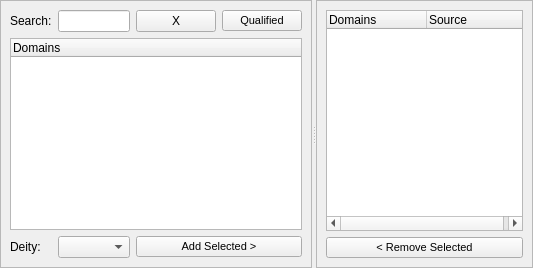
          <widget class="QSplitter" name="spltDomainsHoriz">
           <property name="frameShape">
            <enum>QFrame::NoFrame</enum>
           </property>
           <property name="orientation">
            <enum>Qt::Horizontal</enum>
           </property>
           <widget class="QFrame" name="grdlDomainsLeft">
            <property name="frameShape">
             <enum>QFrame::StyledPanel</enum>
            </property>
            <property name="frameShadow">
             <enum>QFrame::Raised</enum>
            </property>
            <layout class="QGridLayout" name="gridLayout_29">
             <item row="0" column="3">
              <widget class="QPushButton" name="btnQualifiedDomains">
               <property name="font">
                <font>
                 <pointsize>8</pointsize>
                </font>
               </property>
               <property name="text">
                <string>Qualified</string>
               </property>
               <property name="checkable">
                <bool>true</bool>
               </property>
              </widget>
             </item>
             <item row="0" column="0">
              <widget class="QLabel" name="lblSearchDomains">
               <property name="text">
                <string>Search:</string>
               </property>
              </widget>
             </item>
             <item row="1" column="0" colspan="4">
              <widget class="QTreeWidget" name="treeDomains">
               <column>
                <property name="text">
                 <string>Domains</string>
                </property>
               </column>
              </widget>
             </item>
             <item row="0" column="2">
              <widget class="QPushButton" name="btnSearchClearDomains">
               <property name="text">
                <string>X</string>
               </property>
              </widget>
             </item>
             <item row="2" column="2" colspan="2">
              <widget class="QPushButton" name="btnAddSelectedDomains">
               <property name="font">
                <font>
                 <pointsize>8</pointsize>
                </font>
               </property>
               <property name="text">
                <string>Add Selected &gt;</string>
               </property>
              </widget>
             </item>
             <item row="0" column="1">
              <widget class="QLineEdit" name="qlnSearchDomains"/>
             </item>
             <item row="2" column="1">
              <widget class="QComboBox" name="cmbDomainsDeity"/>
             </item>
             <item row="2" column="0">
              <widget class="QLabel" name="lblDomainsDeity">
               <property name="text">
                <string>Deity:</string>
               </property>
              </widget>
             </item>
            </layout>
           </widget>
           <widget class="QFrame" name="grdlDomainsRight">
            <property name="frameShape">
             <enum>QFrame::StyledPanel</enum>
            </property>
            <property name="frameShadow">
             <enum>QFrame::Raised</enum>
            </property>
            <layout class="QGridLayout" name="gridLayout_30">
             <item row="1" column="0">
              <widget class="QPushButton" name="btnRemoveSelectedDomains">
               <property name="font">
                <font>
                 <pointsize>8</pointsize>
                </font>
               </property>
               <property name="text">
                <string>&lt; Remove Selected</string>
               </property>
              </widget>
             </item>
             <item row="0" column="0">
              <widget class="QTreeWidget" name="treeSelectedDomains">
               <column>
                <property name="text">
                 <string>Domains</string>
                </property>
               </column>
               <column>
                <property name="text">
                 <string>Source</string>
                </property>
               </column>
              </widget>
             </item>
            </layout>
           </widget>
          </widget>
